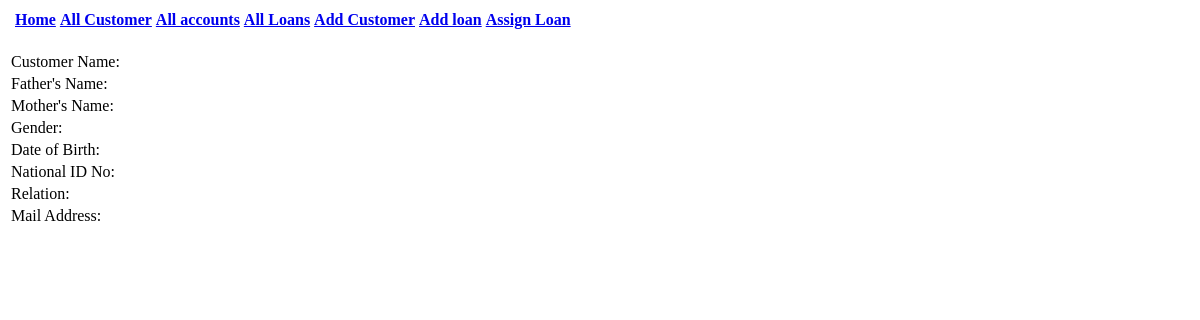
The page /adminPanel/nominees/view.php?customer_id=15 on the database as committed earlier.
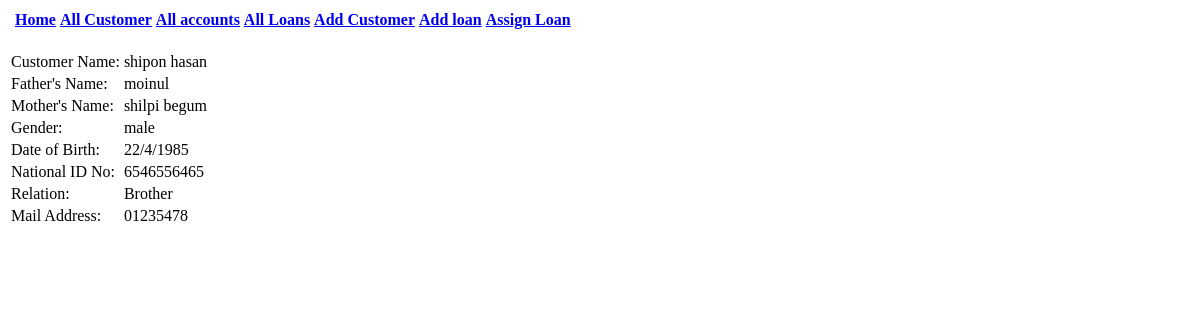
The same page on the database as committed later.
### tables this page shows
CREATE TABLE `nominees` (
  `id` int(11) NOT NULL,
  `customer_id` int(11) NOT NULL,
  `first_name` varchar(255) NOT NULL,
  `last_name` varchar(255) NOT NULL,
  `father_name` varchar(255) NOT NULL,
  `mothers_name` varchar(255) NOT NULL,
  `gender` varchar(11) NOT NULL,
  `date_birth` varchar(255) NOT NULL,
  `nid` varchar(255) NOT NULL,
  `relation_customer` varchar(255) NOT NULL,
  `contact` varchar(255) NOT NULL
);

### adminPanel/nominees/view.php (the view, shortened to what this page needs)
<?php
$db = new PDO("mysql:hostname=localhost;dbname=friends_mf","root","");
$query ="SELECT * FROM `nominees` WHERE customer_id = ".$_GET['customer_id']."";
$stmt = $db->query($query);
$nominee = $stmt->fetchAll(PDO::FETCH_ASSOC);
?>
<html>
<head>
</head>
<body>
<table>
    <td>
    <th><a href="index.php">Home</th>
    <th><a href="adminPanel/customers/customerList.php">All Customer</th>
    <th><a href="adminPanel/accounts/accountsList.php">All accounts</th>
    <th><a href="adminPanel/loans/loansList.php">All Loans</th>
    <th><a href="adminPanel/customers/addCustomer.php">Add Customer</th>
    <th><a href="adminPanel/loans/addloans.php">Add loan</th>
    <th><a href="adminPanel/assignLoans.php">Assign Loan</th>
    </td>
</table>
<br/>
<table>
    <tr>
        <td>Customer Name:</td>
        <td><?=$nominee[0]['first_name']." ".$nominee[0]['last_name']?></td>
    </tr>
    <tr>
        <td>Father's Name:</td>
        <td><?=$nominee[0]['father_name'];?></td>
    </tr>
    <tr>
        <td>Mother's Name:</td>
        <td><?=$nominee[0]['mothers_name'];?></td>
    </tr>
    <tr>
        <td>Gender:</td>
        <td><?=$nominee[0]['gender'];?></td>
    </tr>
    <tr>
        <td>Date of Birth:</td>
        <td><?=$nominee[0]['date_birth'];?></td>
    </tr>
    <tr>
        <td>National ID No:</td>
        <td><?=$nominee[0]['nid'];?></td>
    </tr>
    <tr>
        <td>Relation:</td>
        <td><?=$nominee[0]['relation_customer'];?></td>
    </tr>
    <tr>
        <td>Mail Address:</td>
        <td><?=$nominee[0]['contact'];?></td>
    </tr>
</table>
</body>
</html>

Rows that differ between the two databases and show on the page:
added nominees: first_name "shipon", last_name "hasan", father_name "moinul", mothers_name "shilpi begum", gender "male", date_birth "22/4/1985", nid "6546556465", relation_customer "Brother", contact "01235478"
